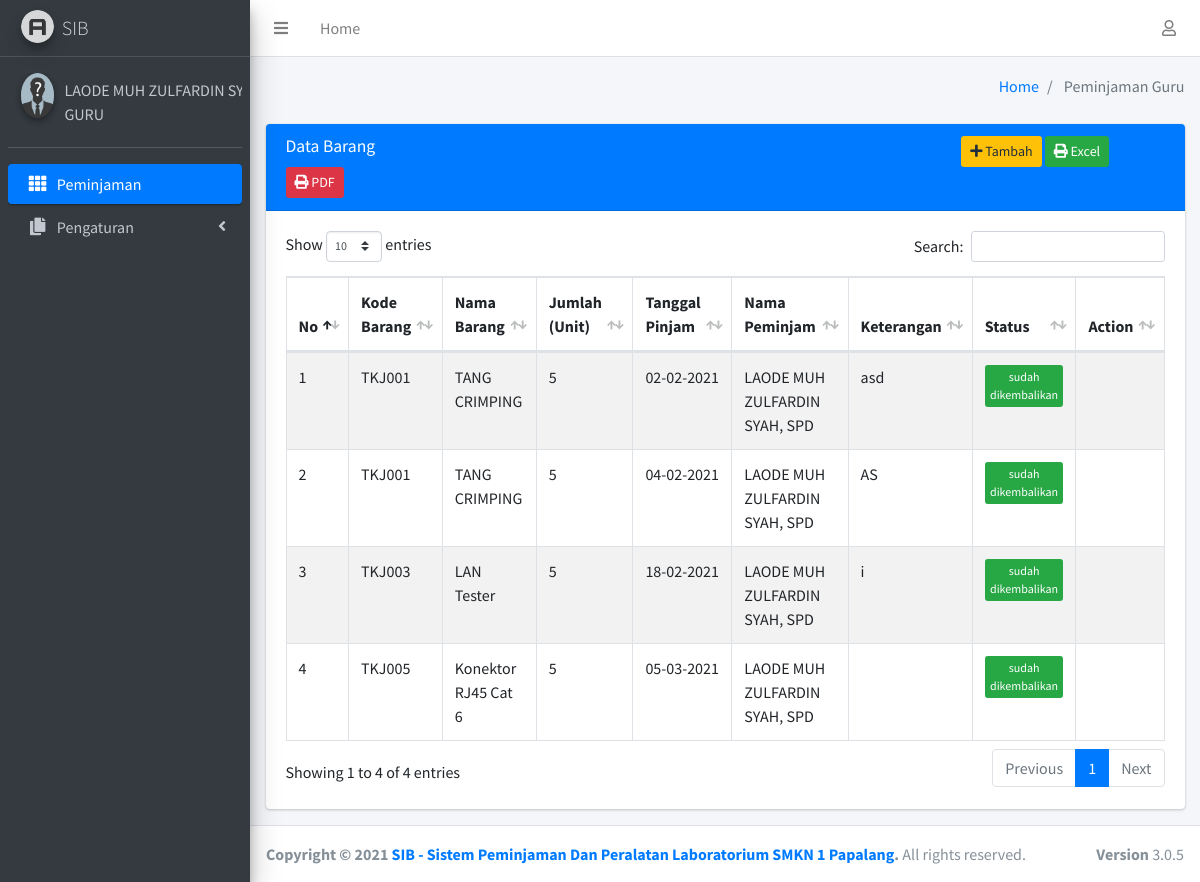
Screenshot of /dashboard/guru.php (signed in) with the database file from the repository.
### tables this page shows
CREATE TABLE `barangkeluar` (
  `idbarangkeluar` int(11) NOT NULL,
  `id_barang` varchar(100) NOT NULL,
  `jurusan` varchar(100) NOT NULL,
  `id_anggota` int(11) NOT NULL,
  `keterangan` varchar(300) NOT NULL,
  `tujuan` varchar(100) NOT NULL,
  `jumlah` varchar(100) NOT NULL,
  `tanggal` varchar(100) NOT NULL,
  `status` varchar(200) NOT NULL
);

CREATE TABLE `barang` (
  `id_barang` int(11) NOT NULL,
  `kodebarang` varchar(100) NOT NULL,
  `namabarang` varchar(100) NOT NULL,
  `kondisibarang` varchar(300) NOT NULL,
  `merek` varchar(100) NOT NULL,
  `stok` varchar(100) NOT NULL,
  `stoksisa` varchar(200) NOT NULL,
  `tahun` varchar(100) NOT NULL,
  `gambar` varchar(200) NOT NULL,
  `jurusan` varchar(100) NOT NULL
);

CREATE TABLE `anggota` (
  `id_anggota` int(11) NOT NULL,
  `namalengkap` varchar(100) NOT NULL,
  `username` varchar(100) NOT NULL,
  `password` varchar(500) NOT NULL,
  `gender` varchar(100) NOT NULL,
  `telp` varchar(100) NOT NULL,
  `gambar` varchar(500) NOT NULL
);

### dashboard/guru.php (the view, shortened to what this page needs)
<?php
include "global_header.php";
$id_anggota = $_SESSION['id_anggota'];
    $query = mysqli_query($koneksi, "SELECT barangkeluar.idbarangkeluar, barangkeluar.id_barang, barangkeluar.jumlah, barangkeluar.jumlah, barangkeluar.tanggal, barangkeluar.status, barangkeluar.keterangan, barang.namabarang, barang.kodebarang, barang.kondisibarang, anggota.telp, anggota.namalengkap FROM barangkeluar INNER JOIN barang ON barangkeluar.id_barang = barang.id_barang INNER JOIN anggota ON barangkeluar.id_anggota = anggota.id_anggota WHERE barangkeluar.id_anggota = '$id_anggota '");
?>
<div class="content">
    <div class="container-fluid">
        <div class="row">
            <div class="col-lg-12">
                <div class="card card-primary">
                    <div class="card-header">
                        <h3 class="card-title">Data Barang</h3>
                        <a style="text-align: right;" class="btn bg-yellow btn-sm offset-sm-8"
                            href="tambahbarangkeluar"> <i class="fa fa-plus"></i> Tambah</a>
                        <a style="text-align: right;" class="btn bg-green btn-sm" href="print/export_excel1.php"
                            target="_blank"> <i class="fa fa-print"></i> Excel</a>
                        <a style="text-align: right;" class="btn bg-red btn-sm" href="print/export_pdf1.php"
                            target="_blank"> <i class="fa fa-print"></i> PDF</a>
                    </div>
                    <div class="card-body">
                        <table id="example1" class="table table-bordered table-striped">
                            <thead>
                                <tr>
                                    <th>No</th>
                                    <th>Kode Barang</th>
                                    <th>Nama Barang</th>
                                    <th>Jumlah (Unit)</th>
                                    <th>Tanggal Pinjam</th>
                                    <th>Nama Peminjam</th>
                                    <th>Keterangan</th>
                                    <th>Status</th>
                                    <th>Action</th>
                                </tr>
                            </thead>
                            <tbody>
                                <?php
                        $nomor_urut = 1;
                        foreach ($query as $data) :
                                                ?>
                                <tr>
                                    <td><?= $nomor_urut; ?></td>
                                    <td><?= $data['kodebarang']; ?></td>
                                    <td><?= $data['namabarang']; ?></td>
                                    <td><?= $data['jumlah']; ?></td>
                                    <td><?= $data['tanggal']; ?></td>
                                    <td><?= $data['namalengkap']; ?></td>
                                    <td><?= $data['keterangan']; ?></td>
                                    <td>
                                        <span
                                            class="btn btn-xs btn-<?= $data['status'] == 1 ? 'success' : 'danger' ?>"><?= $data['status'] == 1 ? 'sudah dikembalikan' : 'belum dikembalikan'; ?></span>
                                    </td>
                                    <td>
                                    </td>
                                </tr>
                                <?php
                                                    $nomor_urut++;
                                                endforeach; ?>
                            </tbody>
                        </table>
                    </div>
                </div>
            </div>
        </div>
    </div>
</div>
</div>
<?php include "global_footer.php"; ?>

### rows the page displays
barangkeluar: id_barang.kodebarang "TKJ001", id_barang.namabarang "TANG CRIMPING", jumlah "5", tanggal "02-02-2021", id_anggota.namalengkap "LAODE MUH ZULFARDIN SYAH, SPD", keterangan "asd", status "sudah dikembalikan"
barangkeluar: id_barang.kodebarang "TKJ001", id_barang.namabarang "TANG CRIMPING", jumlah "5", tanggal "04-02-2021", id_anggota.namalengkap "LAODE MUH ZULFARDIN SYAH, SPD", keterangan "AS", status "sudah dikembalikan"
barangkeluar: id_barang.kodebarang "TKJ003", id_barang.namabarang "LAN Tester", jumlah "5", tanggal "18-02-2021", id_anggota.namalengkap "LAODE MUH ZULFARDIN SYAH, SPD", keterangan "i", status "sudah dikembalikan"
barangkeluar: id_barang.kodebarang "TKJ005", id_barang.namabarang "Konektor RJ45 Cat 6", jumlah "5", tanggal "05-03-2021", id_anggota.namalengkap "LAODE MUH ZULFARDIN SYAH, SPD", status "sudah dikembalikan"

### other values shown
$_SESSION['nama_lengkap'] "LAODE MUH ZULFARDIN…"
$_SESSION['level'] "GURU"
$halaman "Peminjaman Guru"
